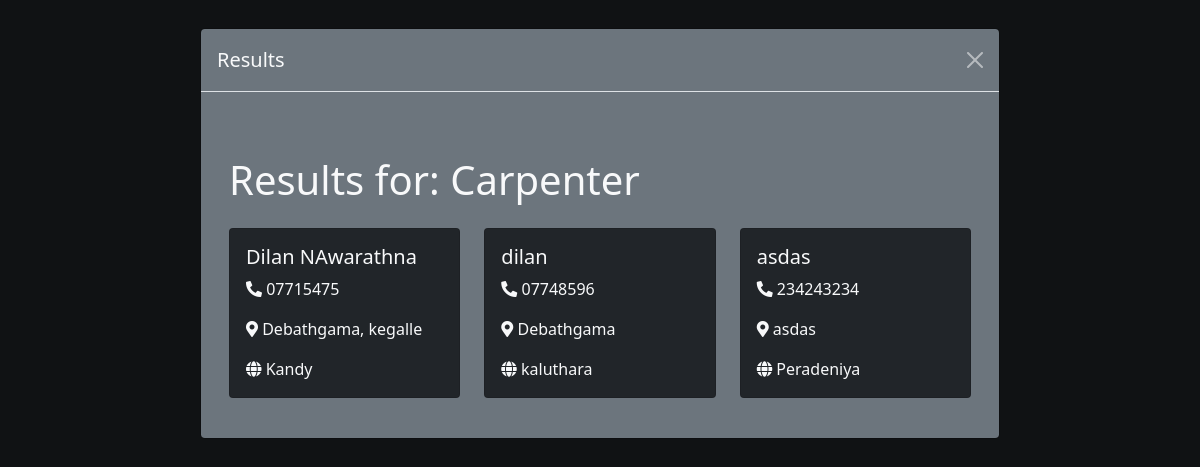
Screenshot of /results.php?job_category=Carpenter with the database file from the repository.
### tables this page shows
CREATE TABLE `tec_posts` (
  `job_id` int(11) NOT NULL,
  `name` varchar(255) DEFAULT NULL,
  `job_category` varchar(255) NOT NULL,
  `age` int(11) DEFAULT NULL,
  `physical_address` text DEFAULT NULL,
  `work_description` text DEFAULT NULL,
  `image1` varchar(255) DEFAULT NULL,
  `image2` varchar(255) DEFAULT NULL,
  `image3` varchar(255) DEFAULT NULL,
  `location` varchar(255) DEFAULT NULL,
  `phone_number` varchar(20) DEFAULT NULL,
  `tec_id` int(11) DEFAULT NULL,
  `lat` decimal(10,8) DEFAULT NULL,
  `lng` decimal(11,8) DEFAULT NULL,
  `map_address` varchar(255) DEFAULT NULL,
  `accepted` tinyint(1) NOT NULL DEFAULT 0
);

### results.php (the view, shortened to what this page needs)
<?php
$host = "localhost";
$db = "jas";
$user = "root";
$pass = "";
$charset = 'utf8mb4';
$dsn = "mysql:host=$host;dbname=$db;charset=$charset";
$opt = [
    PDO::ATTR_ERRMODE => PDO::ERRMODE_EXCEPTION,
    PDO::ATTR_DEFAULT_FETCH_MODE => PDO::FETCH_ASSOC,
    PDO::ATTR_EMULATE_PREPARES => false,
];
$pdo = new PDO($dsn, $user, $pass, $opt);
$job_category = isset($_GET['job_category']) ? $_GET['job_category'] : null;
$results = [];
if ($job_category) {
    $stmt = $pdo->prepare("SELECT * FROM tec_posts WHERE job_category = ?");
    $stmt->execute([$job_category]);
    $results = $stmt->fetchAll();
}
?>
<!DOCTYPE html>
<html lang="en">
<head>
    <link href="https://cdn.jsdelivr.net/npm/bootstrap@5.1.1/dist/css/bootstrap.min.css" rel="stylesheet">
    <link rel="stylesheet" href="https://cdnjs.cloudflare.com/ajax/libs/font-awesome/5.15.1/css/all.min.css">
</head>
<body class="bg-dark text-light">
    <div class="modal fade" id="resultsModal" tabindex="-1">
        <div class="modal-dialog modal-lg">
            <div class="modal-content bg-secondary text-light">
                <div class="modal-header">
                    <h5 class="modal-title">Results</h5>
                    <button type="button" id="closeBtn" class="btn-close btn-close-white" data-bs-dismiss="modal" aria-label="Close"></button>
                </div>
                <div class="modal-body">
                    <div class="container mt-5">
                        <?php if($job_category): ?>
                            <h1 class="mb-4">Results for: <?php echo htmlspecialchars($job_category); ?></h1>
                        <?php endif; ?>
                        <div class="row" id="resultBox">
                            <?php foreach($results as $item): ?>
                                <div class="col-md-4 mb-4">
                                    <div class="card bg-dark text-light">
                                        <div class="card-body">
                                            <h5 class="card-title"><?php echo htmlspecialchars($item['name']); ?></h5>
                                            <p class="card-text"><i class="fas fa-phone-alt"></i> <?php echo htmlspecialchars($item['phone_number']); ?></p>
                                            <p class="card-text"><i class="fas fa-map-marker-alt"></i> <?php echo htmlspecialchars($item['physical_address']); ?></p>
                                            <p class="card-text"><i class="fas fa-globe"></i> <?php echo htmlspecialchars($item['location']); ?></p>
                                        </div>
                                    </div>
                                </div>
                            <?php endforeach; ?>
                        </div>
                    </div>
                </div>
            </div>
        </div>
    </div>
</body>
</html>

### rows the page displays
tec_posts: name "Dilan NAwarathna", phone_number "07715475", physical_address "Debathgama, kegalle", location "Kandy"
tec_posts: name "dilan", phone_number "07748596", physical_address "Debathgama", location "kaluthara"
tec_posts: name "asdas", phone_number "234243234", physical_address "asdas", location "Peradeniya"

### other values shown
$job_category "Carpenter"
